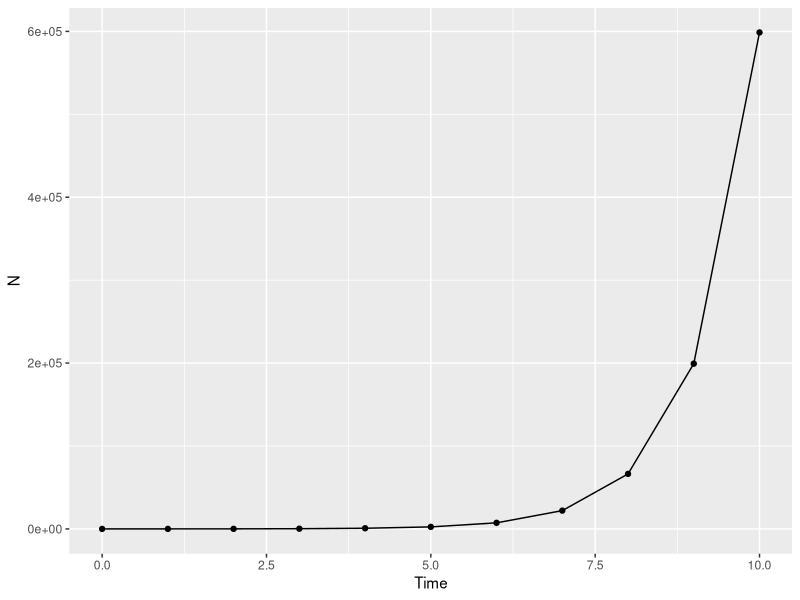
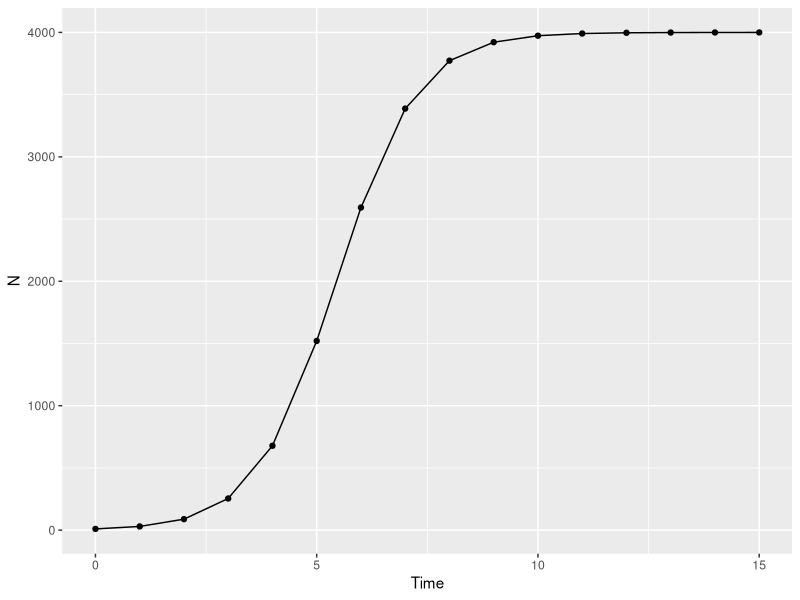
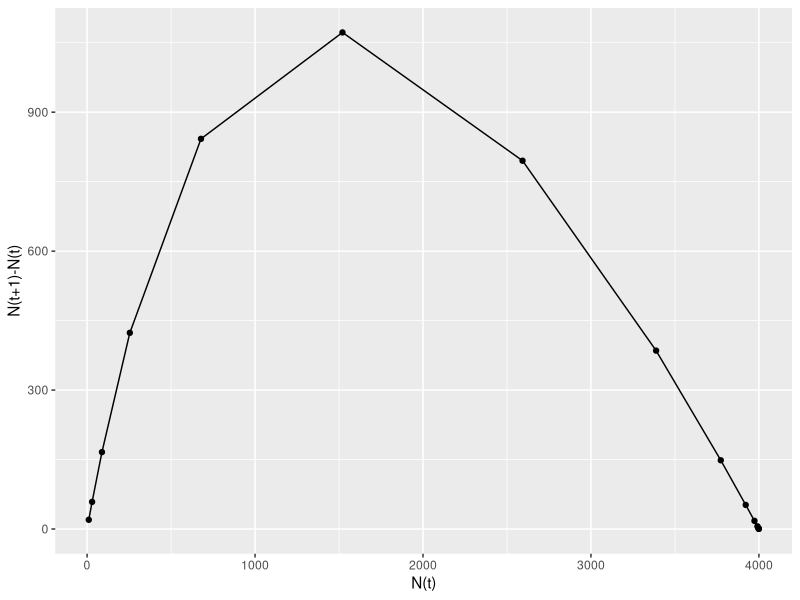
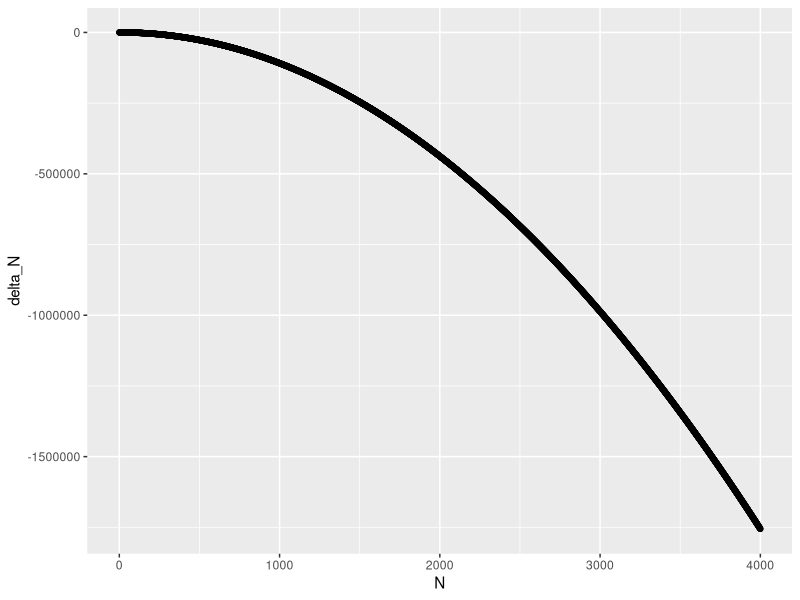
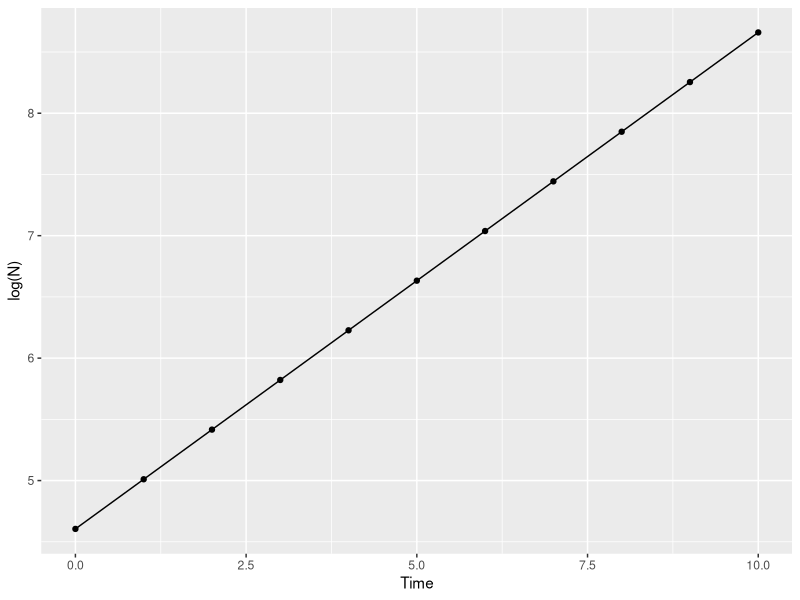
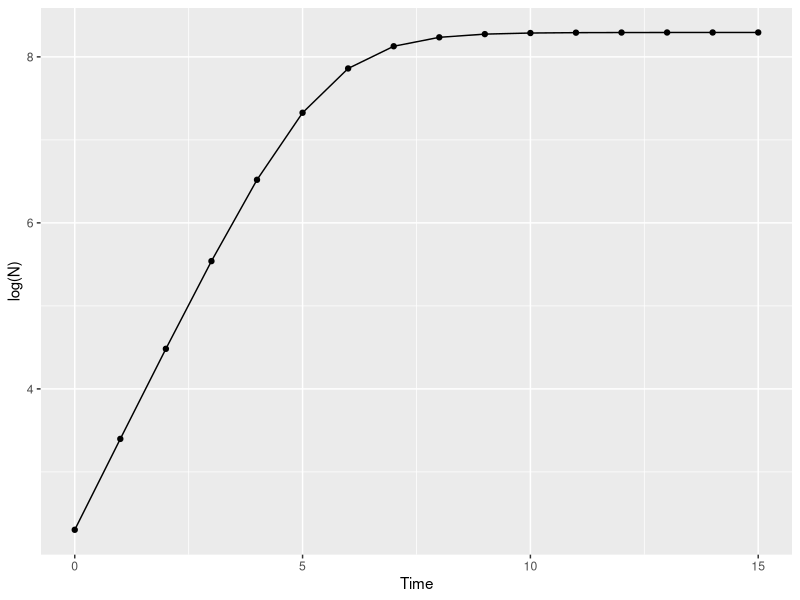

These charts were generated, in order, by the following R code:
## ---- chunk 1
require(ggplot2)
require(cowplot)
require(dplyr)
## ---- chunk 2
exp_growth <- function(N0=10,
                       r=1.1,
                       t=0:10){
  N = N0 * exp(r*t)
}

p <- qplot(x=0:10, 
      y=exp_growth(t=0:10),
      xlab="Time",
      ylab="N")+
  geom_line()

print(p)
## ---- chunk 3
logistic_growth <- function(N0=10,
                       r=1.1,
                       K=4000,
                       t=0:10){
  N = K/(1+(K/N0-1)*exp(-r*t))
}

p <- qplot(x=0:15,
      y=logistic_growth(t=0:15),
      xlab="Time",
      ylab="N")+
  geom_line()

print(p)
## ---- chunk 4
p <- qplot(x=logistic_growth(t=0:15),
      y=lead(logistic_growth(t=0:15))-logistic_growth(t=0:15),
      xlab="N(t)",
      ylab="N(t+1)-N(t)")+
  geom_line()

print(p)
## ---- chunk 5
logistic_rate_growth <- function(N0=10,
                                 K=4000,
                       r=1.1,
                       alpha=0.1,
                       N=0:4000){
  delta_N = r*N-r*alpha*N^2
}

p <- qplot(x=0:4000,
      y=logistic_rate_growth(N=0:4000),
      xlab="N",
      ylab="delta_N")+
  geom_line()

print(p)
## ---- chunk 6
exp_growth <- function(N0=100,
                       lambda=1.5,
                       t=0:10){
  N = N0 * lambda^t
}
## ---- chunk 7
set.seed(20)
## ---- chunk 8
p <- qplot(x=0:10, 
      y=log(exp_growth(t=0:10)),
      xlab="Time",
      ylab="log(N)")+
  geom_line()

print(p)
## ---- chunk 9

p1 <- qplot(x=0:15,
      y=log(logistic_growth(t=0:15)),
      xlab="Time",
      ylab="log(N)")+
  geom_line()


p2 <- qplot(x=log(0:15),
      y=log(logistic_growth(t=0:15)),
      xlab="log(Time)",
      ylab="log(N)")+
  geom_line()

p3 <- qplot(x=log(0:15),
      y=logistic_growth(t=0:15),
      xlab="log(Time)",
      ylab="N")+
  geom_line()

plot_grid(p1)
## ---- chunk 10
delta_N <- data.frame(Nt=logistic_growth(t=0:15),                      delta_N=lead(logistic_growth(t=0:15))-logistic_growth(t=0:15))

r <- 1.1
K <- 4000

fit <- lm(delta_N~Nt+I(Nt^2),
          data=delta_N)


